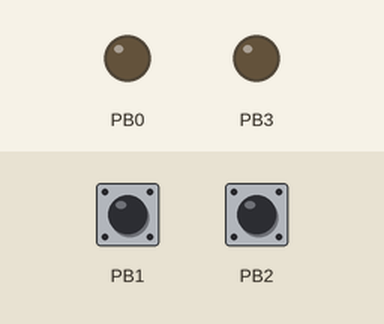
Recording of a sketch running on a simulated ATtiny85, built with avr-gcc and run on an emulated ATtiny85. On the bench: output pins drawn as LEDs (lit = HIGH). The inputs (shaded band) are chosen by the test bench; at power-on: PB2 HIGH, PB1 HIGH.

Above: at 1.2 s.
1.3 s: PB2 pulled LOW for 0.15 s
At 1.37 s:
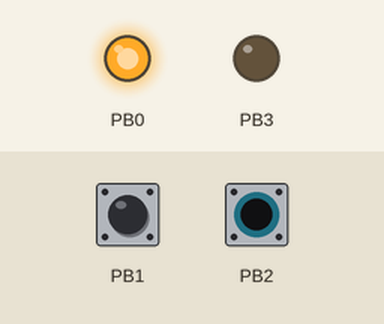
2.9 s: PB2 pulled LOW for 3.2 s
At 7.3 s:
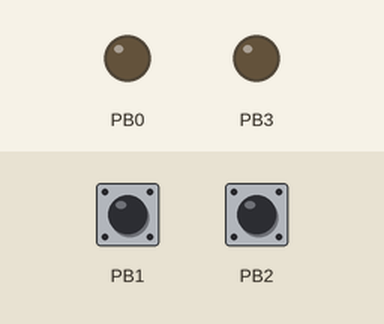
Timing chart, 0 to 8.8 s (numbered marks = the images above; inputs shaded):
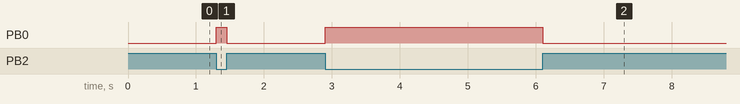

Measured:
- after the input at 1.3 s, PB0: LOW → HIGH at once, → LOW 0.15 s later
- after the input at 2.9 s, PB0: LOW → HIGH at once, → LOW 3.2 s later

The sketch:

2_interrup__o.ino
```cpp
#include <avr/interrupt.h> // Para usar as interrupções
#include <avr/sleep.h>     // Para usar as funções de sleep do sistema
#include <avr/interrupt.h>
#include <avr/io.h>

#define LOW     ( 0 )
#define HIGH    ( 1 )
#define INPUT   ( 0 )
#define OUTPUT  ( 1 )

#define  BP  PB2          // Pino 2
#define  BM  PB1          // Pino 1 - Has PWM

#define  LED PB0          // Pino 0 - Has interrupt
#define  POF PB4          // Pino 4 - Estado ligado ou desligado


#ifndef cbi
#define cbi(sfr, bit) (_SFR_BYTE(sfr) &= ~_BV(bit) )
#endif

#ifndef sbi
#define cbi(sfr, bit) (_SFR_BYTE(sfr) &= ~_BV(bit) )
#define sbi(sfr, bit) (_SFR_BYTE(sfr) |= _BV(bit) )
#endif


static uint8_t    T_LAN =  0;

uint8_t DUTY;


void pin_mode(uint8_t pin, uint8_t mode) {
  uint8_t sreg;
  if (mode == OUTPUT) {
    sreg = SREG;
    cli();
    sbi(DDRB, pin);
    SREG = sreg;
  } else { // mode == INPUT
    sreg = SREG;
    cli();
    cbi(DDRB, pin);
    SREG = sreg;
  }
}


void setup() {

  DDRB   |= 0b00001001;         // Configuram os pinos como entrada ou saída  //DDRB = DDRB | (1<<PB2) | (1<<PB1) // Equivalente de cima
  PORTB  |= 0b00000110;         //


  GIMSK |= ( 1 << PCIE  );
  PCMSK |= ( 1 << PCINT2) | ( 1 << PCINT1);
  sei();

}


void loop() {
}


ISR ( PCINT0_vect ) {
  if ( !(PINB & (1 << BP)) ) {
    sbi(PORTB, PB0 );
  } else {
    cbi( PORTB, PB0 );
  }
}
```
